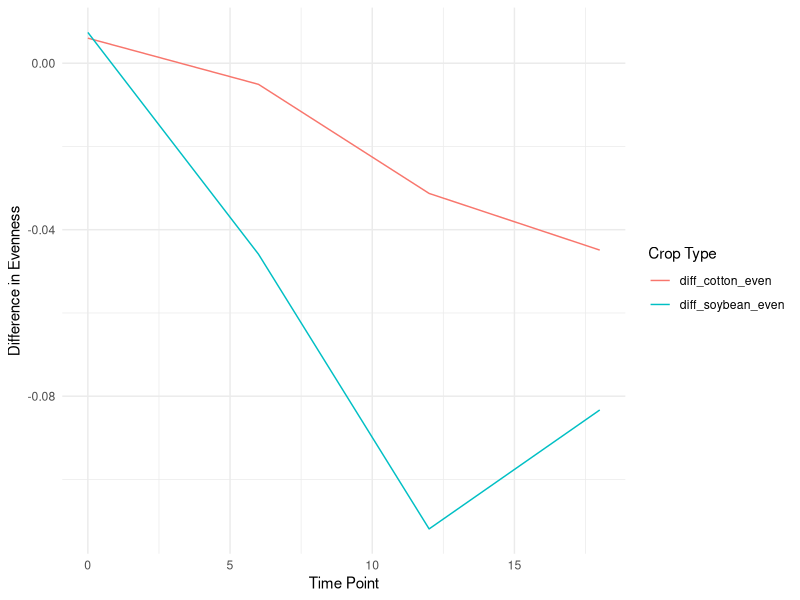

Source code (R):
## ---- chunk 1
knitr::opts_chunk$set(echo = TRUE,  warning = FALSE)
## ---- chunk 2
# Load tidyverse for data wrangling and visualization
library(tidyverse)
## ---- chunk 3
# Read the datasets using relative paths
diversity <- read_csv("DiversityData.csv", show_col_types = FALSE)
metadata <- read_csv("Metadata.csv", show_col_types = FALSE)
## ---- chunk 4
# Join datasets by 'Code'
alpha <- left_join(diversity, metadata, by = "Code")

# Check the first few rows
head(alpha)
# Check column names first
colnames(alpha)
## ---- chunk 5
# Create a new column for Evenness
alpha_even <- alpha %>%
  mutate(Evenness = shannon / log(richness))
## ---- chunk 6
# Display first few rows
head(alpha_even)
# Summarise and pipe
alpha_average <- alpha_even %>%
  group_by(Crop, Time_Point) %>%
  summarise(
    mean_even = mean(Evenness, na.rm = TRUE),  # Mean Evenness
    count = n(),                               # Sample count
    sd_even = sd(Evenness, na.rm = TRUE),      # Standard deviation
    se_even = sd_even / sqrt(count)            # Standard error
  )

# Display results
head
## ---- chunk 7
alpha_average2 <- alpha_average %>%
  select(Time_Point, Crop, mean_even) %>%
  pivot_wider(names_from = Crop, values_from = mean_even) %>%
  mutate(
    diff_cotton_even = Cotton - Soil,
    diff_soybean_even = Soybean - Soil
  )

# Display the transformed data
head(alpha_average2)
## ---- chunk 8
# Reshape data to long format for ggplot
alpha_long <- alpha_average2 %>%
  pivot_longer(c(diff_cotton_even, diff_soybean_even), names_to = "diff")

# Generate the line plot
plot <- ggplot(alpha_long, aes(x = Time_Point, y = value, color = diff)) +
  geom_line() +
  theme_minimal() +
  labs(x = "Time Point", y = "Difference in Evenness", color = "Crop Type")
  print(plot)
